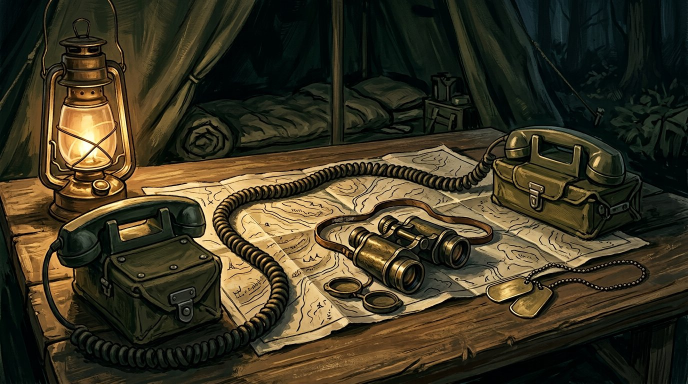
#> input picture IronPath/assets/action-friends.jpg, 1376 x 768 px (shown at 1/2 size)
$ python freistellen-sprites.py ../assets/action-friends.jpg
#> lines starting #> are read from the running program, lines starting #| are printed output that depends on the picture; after the words box and inside, x2 and y2 are one past the last pixel; in counts of white or black regions, pixels touching at a corner belong together
#!/usr/bin/env python3
"""Weiß -> Alpha Freistellung fuer deko-/karten-sprites (IPL-0130).

Aufruf:  python3 scripts/freistellen-sprites.py 'IronPath/preview-sprites/*-new.png'

Pipeline je Bild:
  1. Wachsende Hintergrund-Maske ab allen Kanten (neutral-hell, Luma > 206):
     frisst den eingemalten weissen Schatten samt Gradient, stoppt an der
     dunklen Tusche-Kontur und an gesaettigten Flaechen.
  2. Globaler Neutral-Hell-Pass: helle, unsaettigte Restflaechen (z.B. das
     weisse Fensterloch einer Ruine) werden auch ohne Randkontakt entfernt.
  3. Rand-Halo-Reinigung (near-white opak an Transparenz -> transparent).
  4. Crop auf die Bounding-Box; die Fusslinie bleibt Bild-Unterkante
     (drawDeco verankert den Sprite per Unterkante).

Ausgabe: <name>-cut.png neben der Eingabe. Benoetigt pillow + numpy.
"""
import glob
import os
import sys

import numpy as np
from PIL import Image


def cutout(path: str) -> Image.Image:
#> called with path = '../assets/action-friends.jpg'
    im = Image.open(path).convert('RGB')
#> im is the input picture: PIL image 1376x768 RGB; mean R, G, B 60.6, 54, 34.6
    a = np.asarray(im).astype(np.int16)
    h, w, _ = a.shape
#> h = 768; w = 1376
    mn = a.min(2)
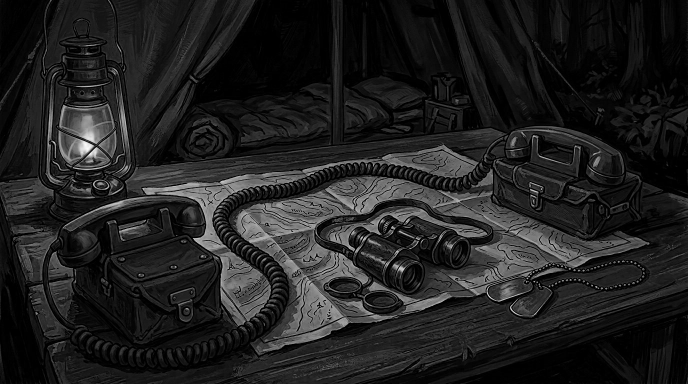
#> mn: shape (768, 1376) int16 (shown at 1/2 size); min 0, max 251, mean 32.5
    mx = a.max(2)
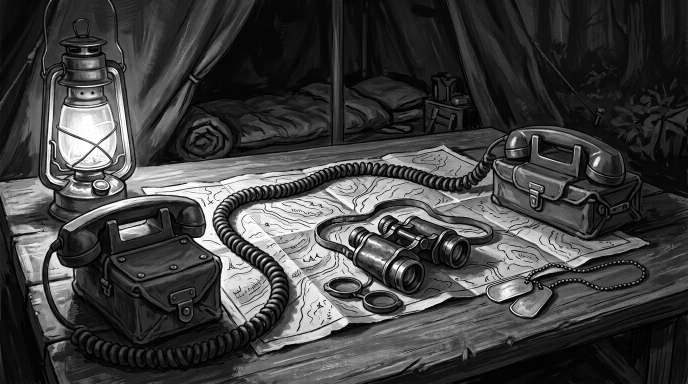
#> mx: shape (768, 1376) int16 (shown at 1/2 size); min 0, max 255, mean 64.4
    luma = a.mean(2)
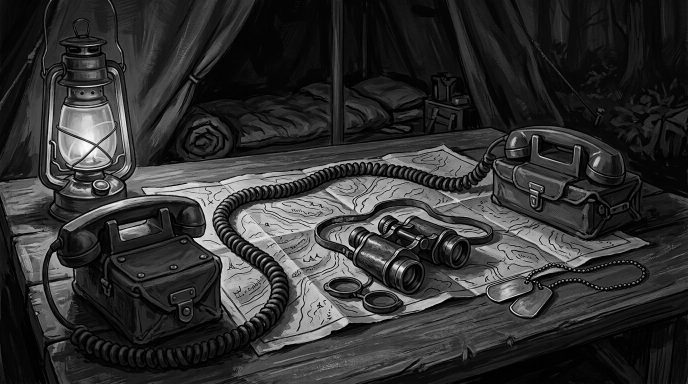
#> luma: shape (768, 1376) float64 (shown at 1/2 size); min 0, max 253.3, mean 49.7
    neutral = (mx - mn) < 48
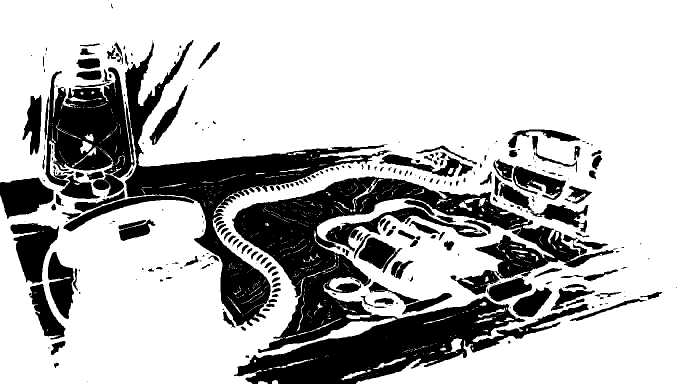
#> neutral: shape (768, 1376) bool (shown at 1/2 size); 73.8% white; 317 black regions (135 under 20 px), largest, box (x1, y1, x2, y2) and area: (464, 353, 1228, 768) 113635, (250, 80, 783, 652) 48184, (90, 134, 269, 373) 25338

    bg = np.zeros((h, w), bool)
    for edge in (0, h - 1):
        bg[edge, :] = (luma[edge, :] > 228) & neutral[edge, :]
#> bg: shape (768, 1376) bool; every value is 0
    for edge in (0, w - 1):
        bg[:, edge] = (luma[:, edge] > 228) & neutral[:, edge]

    for _ in range(w + h):
        grow = np.zeros_like(bg)
        grow[1:, :] |= bg[:-1, :]
        grow[:-1, :] |= bg[1:, :]
        grow[:, 1:] |= bg[:, :-1]
        grow[:, :-1] |= bg[:, 1:]
        nxt = bg | (grow & (luma > 206) & neutral)
        if nxt.sum() == bg.sum():
            break
        bg = nxt

    # shadow-ring pass: the baked contact shadow survives as a pale neutral
    # ring (luma ~150-185) hugging the crop edge. Grow from the transparent
    # border into pale-neutral pixels; the ink outline stops the growth at
    # the plinth and protects everything inside the silhouette.
    for _ in range(w + h):
        touch = np.zeros((h, w), bool)
        trans = ~bg
        touch[1:, :] |= trans[:-1, :]
        touch[:-1, :] |= trans[1:, :]
        touch[:, 1:] |= trans[:, :-1]
        touch[:, :-1] |= trans[:, 1:]
        nxt = bg | (touch & neutral & (luma > 150))
        if nxt.sum() == bg.sum():
            break
        bg = nxt
#> this loop made 2 passes
#> pass 1, in cutout, `nxt = bg | (touch & neutral & (luma > 150))`:
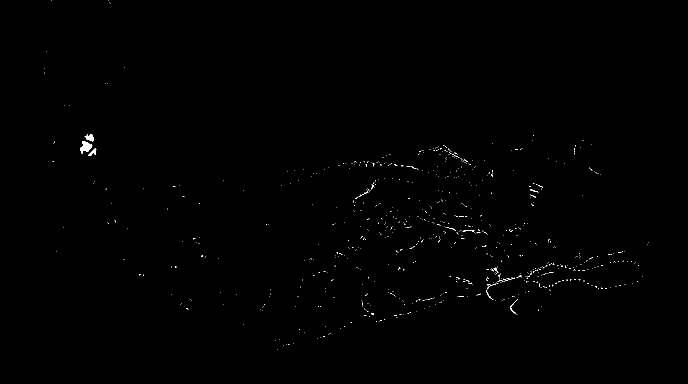
#> nxt: shape (768, 1376) bool (shown at 1/2 size); 0.26% white in thin lines or dots, all inside (x1, y1, x2, y2) = (88, 0, 1297, 699)
#> after the loop:
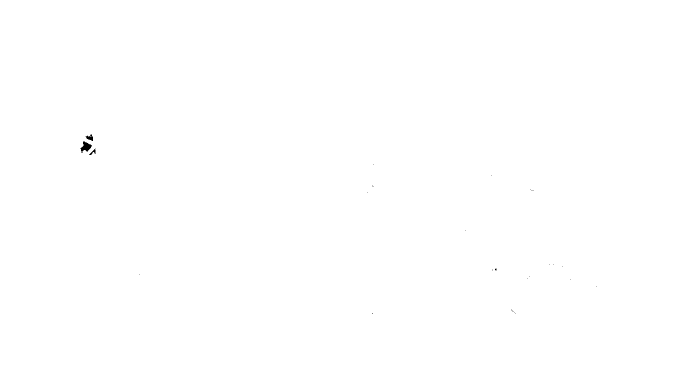
#> touch: shape (768, 1376) bool (shown at 1/2 size); 100% white; 25 black regions (22 under 20 px), largest, box (x1, y1, x2, y2) and area: (161, 283, 184, 306) 274, (171, 269, 186, 282) 106, (178, 297, 191, 310) 58

    bg |= (luma > 206) & neutral
    alpha = np.where(bg, 0, 255).astype(np.uint8)

    for _ in range(2):
        edge = np.zeros((h, w), bool)
        edge[1:, :] |= bg[:-1, :]
        edge[:-1, :] |= bg[1:, :]
        edge[:, 1:] |= bg[:, :-1]
        edge[:, :-1] |= bg[:, 1:]
        halo = (alpha > 0) & (mn > 236) & (edge | bg)
        if not halo.any():
            break
        alpha[halo] = 0
        bg |= halo
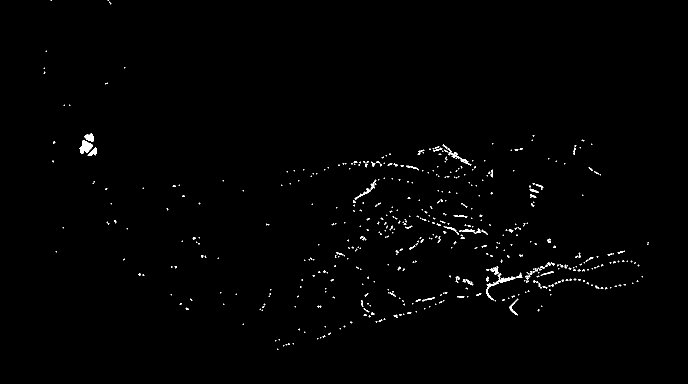
#> edge: shape (768, 1376) bool (shown at 1/2 size); 0.7% white in thin lines or dots, all inside (x1, y1, x2, y2) = (87, 0, 1298, 700)

    img = Image.fromarray(np.dstack([np.asarray(im), alpha]), 'RGBA')
    bbox = img.getbbox()
#> bbox = (0, 0, 1376, 768)
    return img.crop(bbox) if bbox else img


def main() -> int:
    if len(sys.argv) != 2:
        print(__doc__)
        return 2
    paths = sorted(glob.glob(sys.argv[1]))
    if not paths:
        print(f'keine treffer fuer {sys.argv[1]!r}')
        return 1
    for path in paths:
        out = path.replace('-new', '-cut')
        img = cutout(path)
        img.save(out)
        arr = np.asarray(img)
        alpha = arr[..., 3]
        print(
            f'{os.path.basename(out)} {img.size} '
            f'opaque={(alpha > 250).sum()} partial={((alpha > 0) & (alpha < 250)).sum()}'
        )
#| action-friends.jpg (1376, 768) opaque=1054045 partial=0
    return 0


if __name__ == '__main__':
    raise SystemExit(main())
#> (the program exits here)

$ run again, on IronPath/assets/armory-optics.jpg
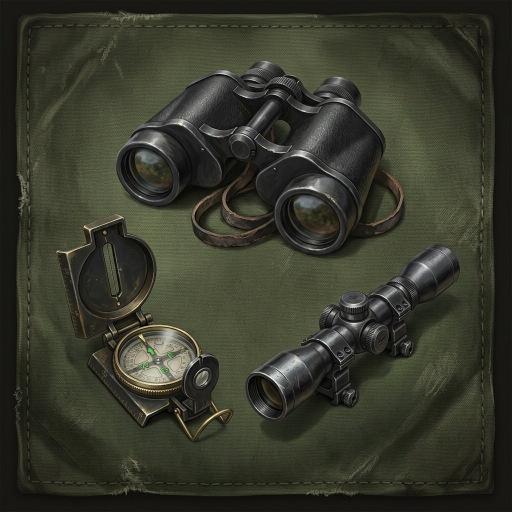
#> input picture IronPath/assets/armory-optics.jpg, 1024 x 1024 px (shown at 1/2 size)
#> in cutout, im is the input picture: PIL image 1024x1024 RGB; mean R, G, B 55.2, 56.8, 44
#> in cutout, `neutral = (mx - mn) < 48`:
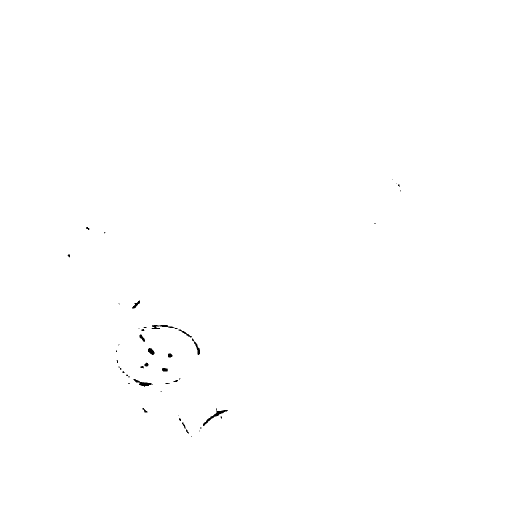
#> neutral: shape (1024, 1024) bool (shown at 1/2 size); 99.8% white; 46 black regions (28 under 20 px), largest, box (x1, y1, x2, y2) and area: (406, 817, 456, 852) 282, (267, 758, 306, 774) 207, (303, 650, 356, 658) 188
#> alpha: shape (1024, 1024); 98.9% white; 521 black regions (461 under 20 px), largest, box (x1, y1, x2, y2) and area: (298, 657, 360, 713) 1402, (262, 731, 339, 765) 1315, (327, 703, 380, 758) 1212
#> after the loop in cutout, `for _ in range(2):`:
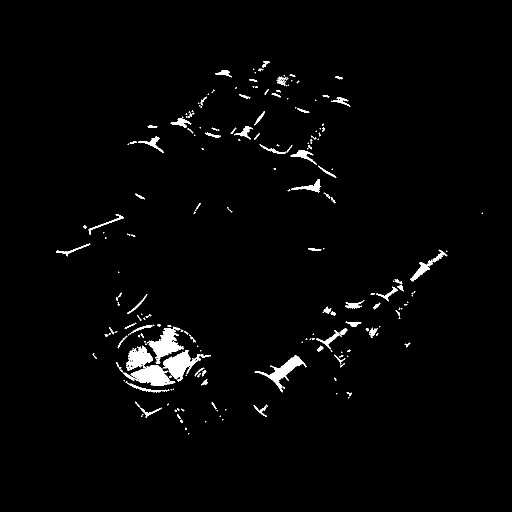
#> edge: shape (1024, 1024) bool (shown at 1/2 size); 1.9% white; 233 white regions (143 under 20 px), largest, box (x1, y1, x2, y2) and area: (246, 691, 351, 772) 3598, (326, 700, 422, 763) 2125, (297, 656, 368, 728) 2095
#> bbox = (0, 0, 1024, 1024)
#| armory-optics.jpg (1024, 1024) opaque=1036769 partial=0

$ run again, on IronPath/assets/arsenal-workbench.jpg
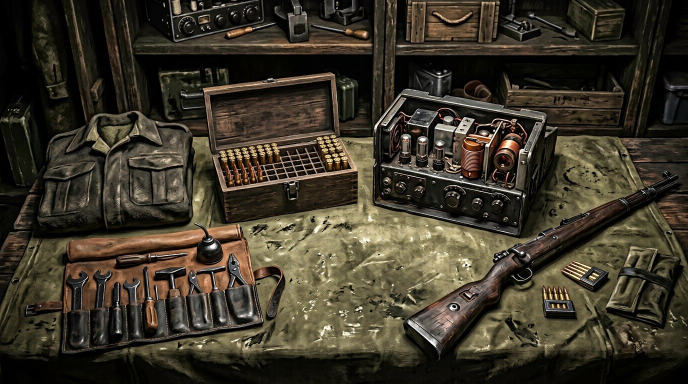
#> input picture IronPath/assets/arsenal-workbench.jpg, 1376 x 768 px (shown at 1/2 size)
#> in cutout, im is the input picture: PIL image 1376x768 RGB; mean R, G, B 60.9, 54.4, 40.8
#> in cutout, `neutral = (mx - mn) < 48`:
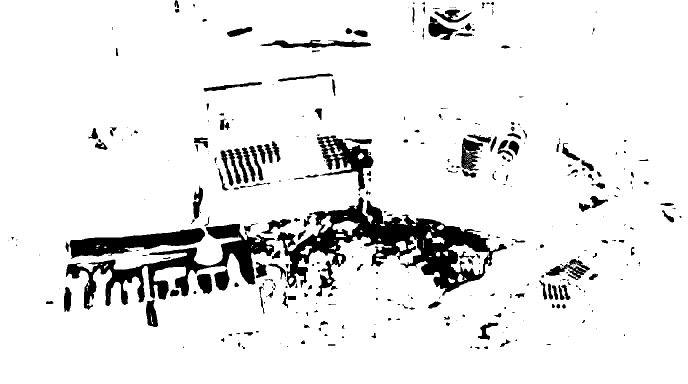
#> neutral: shape (768, 1376) bool (shown at 1/2 size); 91.2% white; 376 black regions (197 under 20 px), largest, box (x1, y1, x2, y2) and area: (552, 394, 1014, 593) 29838, (132, 448, 550, 620) 17239, (139, 456, 410, 518) 7918
#> alpha: shape (768, 1376); 97.9% white; black in thin lines or dots
#> in cutout, `img = Image.fromarray(np.dstack([np.asarray(im), alpha]), 'RGBA')`:
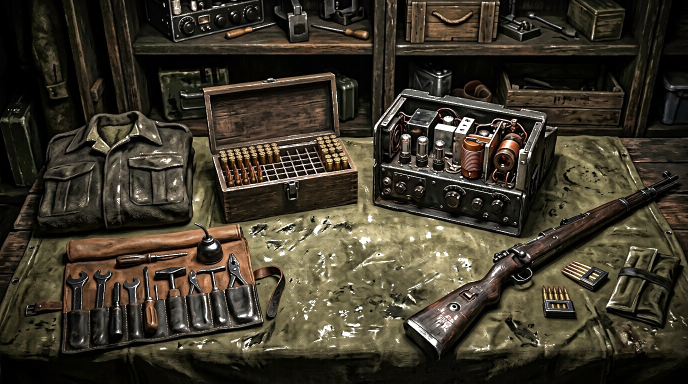
#> img: PIL image 1376x768 RGBA (shown at 1/2 size); mean R, G, B, A 60.9, 54.4, 40.8, 249.6; transparent parts drawn white
#> bbox = (0, 0, 1376, 768)
#| arsenal-workbench.jpg (1376, 768) opaque=1034220 partial=0

$ run again, on IronPath/assets/battlefield-ground.jpg
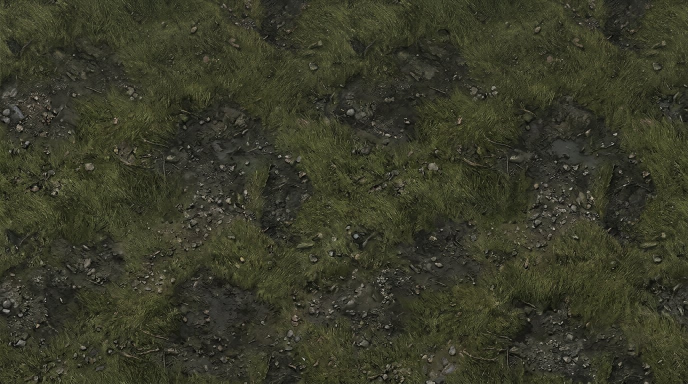
#> input picture IronPath/assets/battlefield-ground.jpg, 1376 x 768 px (shown at 1/2 size)
#> in cutout, im is the input picture: PIL image 1376x768 RGB; mean R, G, B 56.7, 57.8, 40.6
#> neutral: shape (768, 1376) bool; 100% white; black in thin lines or dots, all inside (x1, y1, x2, y2) = (481, 517, 484, 519)
#> alpha: shape (768, 1376); 99.9% white; black in thin lines or dots
#> after the loop in cutout, `for _ in range(2):`:
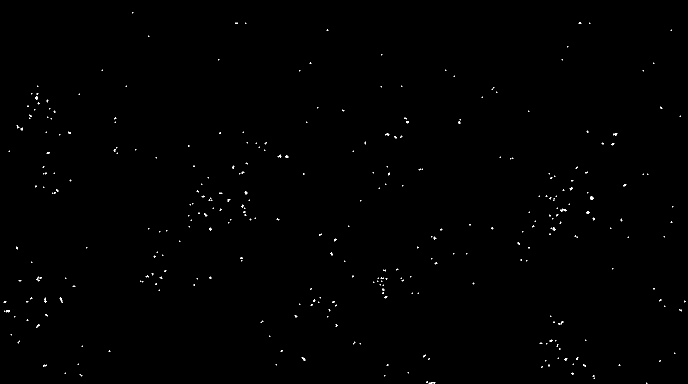
#> edge: shape (768, 1376) bool (shown at 1/2 size); 0.26% white in thin lines or dots
#> bbox = (0, 0, 1376, 768)
#| battlefield-ground.jpg (1376, 768) opaque=1055977 partial=0
